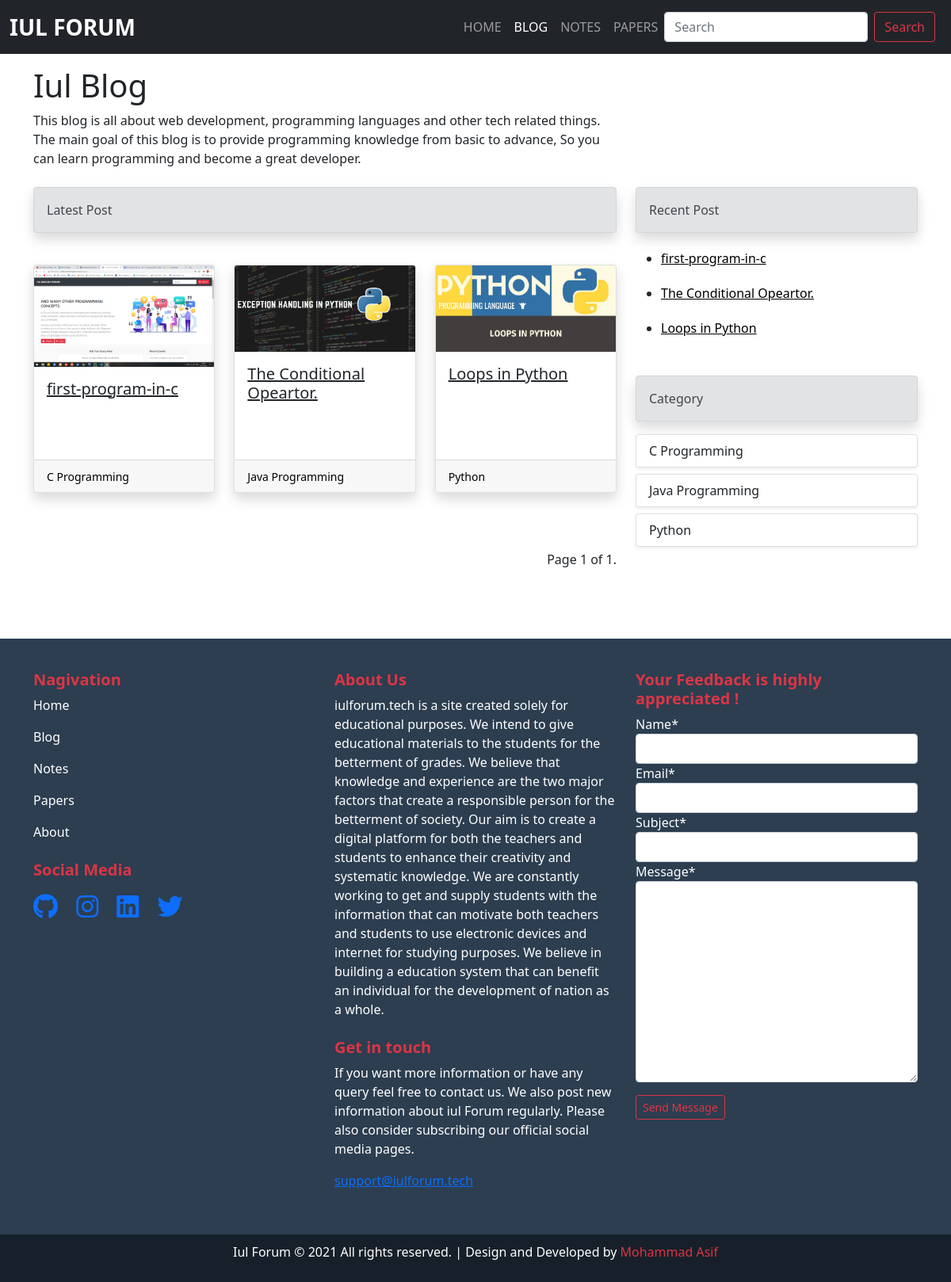
Screenshot of /blog/ with the database file from the repository.
### blog/models.py (models this page shows, shortened)
class Post(models.Model):
    STATUS_CHOICES = (
        ('draft', 'Draft'),
        ('published', 'Published'),
    )
    title = models.CharField(max_length=100)
    slug = models.SlugField(max_length=100, unique=True)
    category = models.ForeignKey("category", related_name="post", on_delete=models.CASCADE)
    author = models.ForeignKey(User, related_name = "post", on_delete=models.CASCADE)
    description = models.TextField()
    image = models.ImageField(upload_to='images/', blank=True)
    publish = models.DateTimeField(default=timezone.now)
    created = models.DateTimeField(auto_now_add=True)
    updated = models.DateTimeField(auto_now_add=True)
    status = models.CharField(max_length = 10, choices = STATUS_CHOICES, default = 'draft')
    objects = models.Manager()
    published = PublishedManager()
    def get_absolute_url(self):
        return reverse("post_details", args=[self.id,self.slug])
    class Meta:
        ordering = ('-publish',)

class Category(models.Model):
    name = models.CharField(max_length=50)
    slug = models.SlugField(max_length=50, unique=True)
    description = models.TextField()
    timestap = models.DateTimeField(auto_now_add=True)
    class Meta:
        verbose_name_plural = "Category"
    def get_absolute_url(self):
        return reverse("category_details", args=[str(self.slug)])

### blog/views.py (the view)
# urls.py: path('', views.blogHome, name="blogHome"),
def blogHome(request):
    allPosts = Post.published.all()
    categories = Category.objects.all()
    paginator = Paginator(allPosts, 12)
    page_number = request.GET.get('page')
    page_obj = paginator.get_page(page_number)
    new_feedback = None
    if request.method == "POST":
        feedback_form = FeedbackForm(request.POST)
        if feedback_form.is_valid():
            new_feedback = feedback_form.save(commit=False)
            new_feedback.save()
            feedback_form = FeedbackForm()
    else:
        feedback_form = FeedbackForm()
    context ={
        'page_obj' : page_obj,
        'categories' : categories,
        'feedback_form' : feedback_form
    }
    return render(request, "blog/blog.html", context)

### home/forms.py
class FeedbackForm(forms.ModelForm):
    class Meta:
        model = Feedback
        fields = ('name', 'email', 'subject', 'message')

### blog/models.py (called while the page is built)
    def get_queryset(self):
        return super(PublishedManager,self).get_queryset()\
            .filter(status = 'published')

### templates/blog/blog.html (shortened to what this page needs)
{% extends 'layout.html' %}
{% load static %}
{% load crispy_forms_tags %}
{% block blog_active %} active {% endblock blog_active %}
{% block content %}
<div class="blog-container my-3">
    <div class="container">
        <div class="blog-head col-sm-8">
            <div class="blog-head-title">
                <h1>Iul Blog</h1>
            </div>
            <div class="blog-head-description">
                <p>This blog is all about web development, programming languages and other tech related things. The main goal of this blog is to provide programming knowledge from basic to advance,  So you can learn programming and become a great developer.</p>
            </div>
        </div>
        <div class="blog-content my-4">
            <div class="row blow-row">
                <div class="col-sm-8">
                    <div class="alert alert-secondary shadow" role="alert">
                        Latest Post
                    </div>
                    <div class="blog-latest-post">
                        <div class="row row-cols-1 row-cols-md-3 g-4 mt-2 mb-5">
                            {% for post in page_obj %}
                            <div class="col">
                                <div class="card h-100 shadow  mb-5 bg-body rounded">
                                    <a href="{{post.get_absolute_url}}"> <img src="/media/{{post.image}}"
                                            class="card-img-top" alt="..."></a>
                                    <div class="card-body">
                                        <h5 class="card-title"><a class="text-dark"
                                                href="{{post.get_absolute_url}}">{{post.title}}</a></h5>
                                    </div>
                                    <div class="card-footer text-muted">
                                        <small><a class="text-decoration-none "href="{{post.category.get_absolute_url}}">{{post.category.name}}</a></small>
                                    </div>
                                </div>
                            </div>
                            {% endfor %}
                        </div>
                    </div>
                    <div class="pagination float-end my-4">
                        <span class="step-links">
                            <span class="current">
                               <p> Page {{ page_obj.number }} of {{ page_obj.paginator.num_pages }}.</p>
                            </span>
                        </span>
                    </div>
                </div>
                <div class="col-sm-4 ">
                    <div class="blog-recent-post">
                        <div class="alert alert-secondary shadow" role="alert">
                            Recent Post
                        </div>
                        <ul class="recent-ul">
                        {% for post in page_obj %}
                            <li class="recent-li" ><a href="{{post.get_absolute_url}}">{{post.title}}</a></li>
                        {% endfor %}
                        </ul>
                    </div>
                    <div class="blog-category-sidebar mt-5">
                        <div class="alert alert-secondary shadow" role="alert">
                            Category
                        </div>
                        {% for category in categories %}
                        <div class="list-group my-2 shadow-sm">
                            <a href="{{category.get_absolute_url}}" class="list-group-item list-group-item-action "
                                aria-current="true"> {{category.name}}</a>
                        </div>
                        {% endfor %}
                    </div>
                </div>
            </div>
        </div>
    </div>
</div>
{% endblock %}

### templates/layout.html (shortened to what this page needs)
{% load static %}
{% load crispy_forms_tags %}
<!doctype html>
<html lang="en">
<head>
  <link rel="stylesheet" href="{% static "/css/style.css" %}">
  <link href="https://cdn.jsdelivr.net/npm/bootstrap@5.0.0-beta3/dist/css/bootstrap.min.css" rel="stylesheet"
>
  <link rel="stylesheet" href="https://cdnjs.cloudflare.com/ajax/libs/font-awesome/5.15.2/css/all.min.css">
</head>
<body>
  <nav class="navbar navbar-expand-lg navbar-dark bg-dark">
    <div class="container-fluid">
      <a class="navbar-brand fs-3 fw-bold" href="/">IUL FORUM</a>
      <div class="collapse navbar-collapse" id="navbarSupportedContent">
        <ul class="navbar-nav ms-auto mb-2 mb-lg-0">
          <li class="nav-item ">
            <a class="nav-link {% block home_active %} {% endblock home_active %}" aria-current="page" href="/">HOME</a>
          </li>
          <li class="nav-item ">
            <a class="nav-link {% block blog_active %} {% endblock blog_active %}" href="/blog">BLOG</a>
          </li>
          <li class="nav-item ">
            <a class="nav-link {% block notes_active %} {% endblock notes_active %}" href="/notes">NOTES</a>
          </li>
          <li class="nav-item ">
            <a class="nav-link {% block papers_active %} {% endblock papers_active %}" href="/papers">PAPERS</a>
          </li>
        </ul>
        <form class="d-flex" method="GET" action="/search">
          <input class="form-control mr-sm-2" type="search" placeholder="Search" name="query" id="query" aria-label="Search">
          <button class="btn btn-outline-danger mx-2" type="submit">Search</button>
        </form>
      </div>
    </div>
  </nav>
{% block content %}{% endblock  %}
  <div class="footer mt-5">
    <div class="upper-footer">
      <div class="container">
        <div class="row upper-footer-row">
          <div class="col-sm-4">
            <h5 class="navigation footer-heading">Nagivation</h5>
            <p class="upper-footer-para"><a href="/">Home</a></p>
            <p class="upper-footer-para"><a href="/blog">Blog</a></p>
            <p class="upper-footer-para"><a href="/notes">Notes</a></p>
            <p class="upper-footer-para"><a href="/papers">Papers</a></p>
            <p class="upper-footer-para"><a href="/about">About</a></p>
                  <div class="social-media-footer my-4">
                                   <h5 class="footer-heading" >Social Media</h5>
                            <a target="_blank" href="https://github.com/geekyasif"><i class="bottom-footer-icons fab fa-github fa-2x" aria-hidden="true"></i></a>
                            <a target="_blank" href="https://www.instagram.com/geekyasif/"><i class="bottom-footer-icons fab fa-instagram fa-2x" aria-hidden="true"></i></a>
                            <a target="_blank" href="https://www.linkedin.com/in/mohdasif10/"><i class="bottom-footer-icons fab fa-linkedin fa-2x" aria-hidden="true"></i></a>
                            <a target="_blank" href="https://twitter.com/_mohammadasif"><i class="bottom-footer-icons fab fa-twitter fa-2x" aria-hidden="true"></i></a>
                  </div>
          </div>
          <div class="col-sm-4">
                <h5 class="footer-heading " >About Us</h5>
                <p>iulforum.tech is a site created solely for educational purposes. We intend to give educational materials to the students for the betterment of grades. We believe that knowledge and experience are the two major factors that create a responsible person for the betterment of society. Our aim is to create a digital platform for both the teachers and students to enhance their creativity and systematic knowledge. We are constantly working to get and supply students with the information that can motivate both teachers and students to use electronic devices and internet for studying purposes. We believe in building a education system that can benefit an individual for the development of nation as a whole.</p>
                <h5 class="footer-heading mt-4" >Get in touch</h5>
                  <p>If you want more information or have any query feel
                    free to contact us. We also post new information about
                    iul Forum regularly. Please also consider subscribing
                    our official social media pages.
                  </p>
                <p class="footer-contact"><a href="/">support@iulforum.tech</a></p>
          </div>
          <div class="col-sm-4">
              <div class="contactBody">
                  <div class="contactHeading">
                   <h5 class="footer-heading" >Your Feedback is highly appreciated !</h5>
                  </div>
                <div class="contactForm">
                  <form action=""	method="POST">
                      {% if new_feedback %}
                           <h5>Your feedback has been sent successfully.</h5>
                      {% else %}
                      {{	feedback_form|crispy	}}
                      <p><input class="btn btn-sm btn-outline-danger mt-3" id="add-comment-btn" type="submit" value="Send Message"></p>
                      {% endif %}
                  </form>
              </div>
              </div>
          </div>
        </div>
      </div>
    </div>
    <div class="bottom-footer">
      <div class="container">
        <p class="text-center footer-privacy">Iul Forum © 2021 All rights reserved. | Design and Developed by <a class="text-decoration-none text-danger" href="https://geekyasif.github.io">Mohammad Asif</a></p>
      </div>
    </div>
  </div>
</body>
</html>

### static/css/style.css (style rules this page uses)
body { margin: 0; padding: 0; box-sizing: border-box; background: #F7F9F9; }
.nav-link { font-weight: 500; }
.card-footer a { color: black!important; }
.recent-li { margin: 20px 0px; }
.recent-li a { color: black; }
.footer-heading { color: #dc3545; }
.upper-footer { background-color: #2C3E50; color: white; padding: 40px 0px; }
.upper-footer-row h5 { font-weight: 700; }
.upper-footer-para a { text-decoration: none; color: white; }
.bottom-footer { background-color: #17202A; padding: 10px 0px; color: white; }
.bottom-footer-icons { margin-right: 19px; margin-top: 10px; }

### rows the page displays
Post: image (picture), title "first-program-in-c", category.name "C Programming"
Post: image (picture), title "The Conditional Opeartor.", category.name "Java Programming"
Post: image (picture), title "Loops in Python", category.name "Python"
Category: name "C Programming"
Category: name "Java Programming"
Category: name "Python"

### other values shown
{{ page_obj.number }} "1"
{{ page_obj.paginator.num_pages }} "1"
